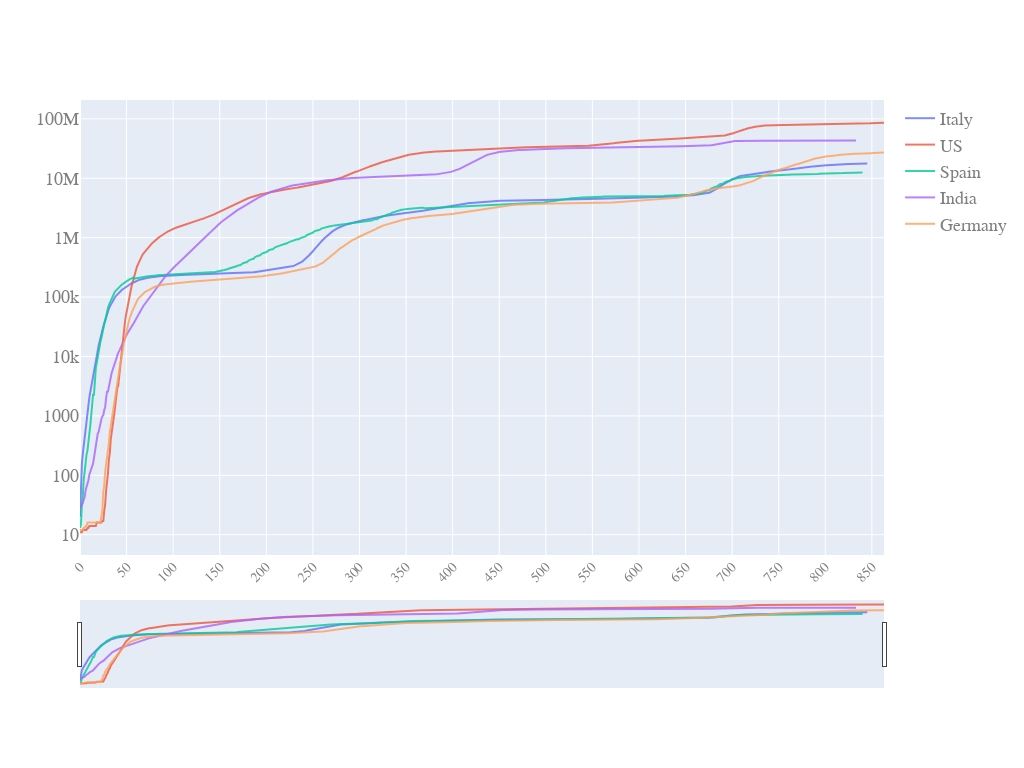

The cell this chart's notebook holds for it:
### Code cell
quick_plot(pd_sync_timelines.date,
           pd_sync_timelines.iloc[:,:-1],
           y_scale='log',
           slider=True)

### Figure 1 — Plotly figure (JSON) as saved in the notebook; plotly's stock layout.template omitted (floating-point values rounded to 4 significant figures; data arrays with more than 128 entries replaced by an {"elided": "..."} marker saying what was removed)
{"data": [{"name": "Italy", "opacity": 0.8, "type": "scatter", "x": {"elided": "864 int values"}, "y": {"elided": "864 int values"}}, {"name": "US", "opacity": 0.8, "type": "scatter", "x": {"elided": "864 int values"}, "y": {"elided": "864 int values"}}, {"name": "Spain", "opacity": 0.8, "type": "scatter", "x": {"elided": "864 int values"}, "y": {"elided": "864 int values"}}, {"name": "India", "opacity": 0.8, "type": "scatter", "x": {"elided": "864 int values"}, "y": {"elided": "864 int values"}}, {"name": "Germany", "opacity": 0.8, "type": "scatter", "x": {"elided": "864 int values"}, "y": {"elided": "864 int values"}}], "layout": {"autosize": true, "font": {"color": "#7f7f7f", "family": "PT Sans, monospace", "size": 18}, "height": 768, "width": 1024, "xaxis": {"nticks": 20, "rangeslider": {"visible": true}, "tickangle": -45, "tickfont": {"color": "#7f7f7f", "size": 14}}, "yaxis": {"type": "log"}}}
